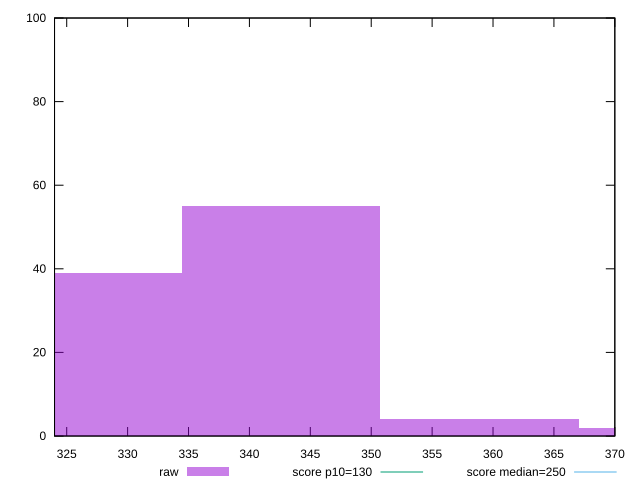

Write gnuplot code to recreate this figure.
reset

$raw <<EOF
375.2335032670265 2
342.6045029829372 55
326.2900028408926 39
358.9190031249818 4
EOF

set key outside below
set boxwidth 16.31450014204463
set xrange [324:370]
set yrange [0:100]
set trange [0:100]
set style fill transparent solid 0.5 noborder

set parametric
set terminal svg size 640, 490 enhanced background rgb 'white'
set output "reports/report_00032_2021-02-25T10-28-15.087Z/max-potential-fid/samples/astro/raw/histogram.svg"

plot $raw title "raw" with boxes, \
     130,t title "score p10=130", \
     250,t title "score median=250"

reset
